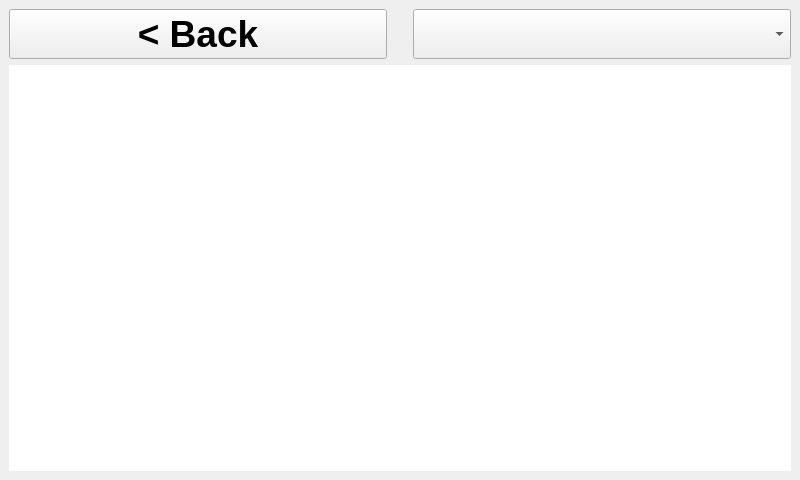
<?xml version="1.0" encoding="UTF-8"?>
<ui version="4.0">
 <class>EventWindow</class>
 <widget class="QMainWindow" name="EventWindow">
  <property name="geometry">
   <rect>
    <x>0</x>
    <y>0</y>
    <width>800</width>
    <height>480</height>
   </rect>
  </property>
  <property name="sizePolicy">
   <sizepolicy hsizetype="Fixed" vsizetype="Fixed">
    <horstretch>0</horstretch>
    <verstretch>0</verstretch>
   </sizepolicy>
  </property>
  <property name="minimumSize">
   <size>
    <width>800</width>
    <height>480</height>
   </size>
  </property>
  <property name="maximumSize">
   <size>
    <width>800</width>
    <height>480</height>
   </size>
  </property>
  <property name="cursor">
   <cursorShape>ArrowCursor</cursorShape>
  </property>
  <property name="windowTitle">
   <string>Logs</string>
  </property>
  <property name="styleSheet">
   <string notr="true"/>
  </property>
  <widget class="QWidget" name="centralwidget">
   <layout class="QVBoxLayout" name="verticalLayout_2">
    <item>
     <layout class="QHBoxLayout" name="horizontalLayout">
      <item>
       <widget class="QPushButton" name="button_back">
        <property name="maximumSize">
         <size>
          <width>5000</width>
          <height>300</height>
         </size>
        </property>
        <property name="font">
         <font>
          <pointsize>28</pointsize>
          <bold>true</bold>
         </font>
        </property>
        <property name="text">
         <string>&lt; Back</string>
        </property>
        <property name="cssClass" stdset="0">
         <string>btn-inverted</string>
        </property>
       </widget>
      </item>
      <item>
       <spacer name="horizontalSpacer">
        <property name="orientation">
         <enum>Qt::Horizontal</enum>
        </property>
        <property name="sizeType">
         <enum>QSizePolicy::Fixed</enum>
        </property>
        <property name="sizeHint" stdset="0">
         <size>
          <width>20</width>
          <height>20</height>
         </size>
        </property>
       </spacer>
      </item>
      <item>
       <widget class="QComboBox" name="selection_event">
        <property name="minimumSize">
         <size>
          <width>105</width>
          <height>38</height>
         </size>
        </property>
        <property name="maximumSize">
         <size>
          <width>5000</width>
          <height>100</height>
         </size>
        </property>
        <property name="font">
         <font>
          <pointsize>14</pointsize>
          <bold>true</bold>
         </font>
        </property>
        <property name="maxVisibleItems">
         <number>11</number>
        </property>
       </widget>
      </item>
     </layout>
    </item>
    <item>
     <widget class="QTextBrowser" name="text_display">
      <property name="font">
       <font>
        <pointsize>12</pointsize>
       </font>
      </property>
      <property name="frameShape">
       <enum>QFrame::NoFrame</enum>
      </property>
      <property name="frameShadow">
       <enum>QFrame::Plain</enum>
      </property>
      <property name="horizontalScrollBarPolicy">
       <enum>Qt::ScrollBarAsNeeded</enum>
      </property>
      <property name="lineWrapMode">
       <enum>QTextEdit::NoWrap</enum>
      </property>
     </widget>
    </item>
   </layout>
  </widget>
 </widget>
 <resources/>
 <connections/>
</ui>
